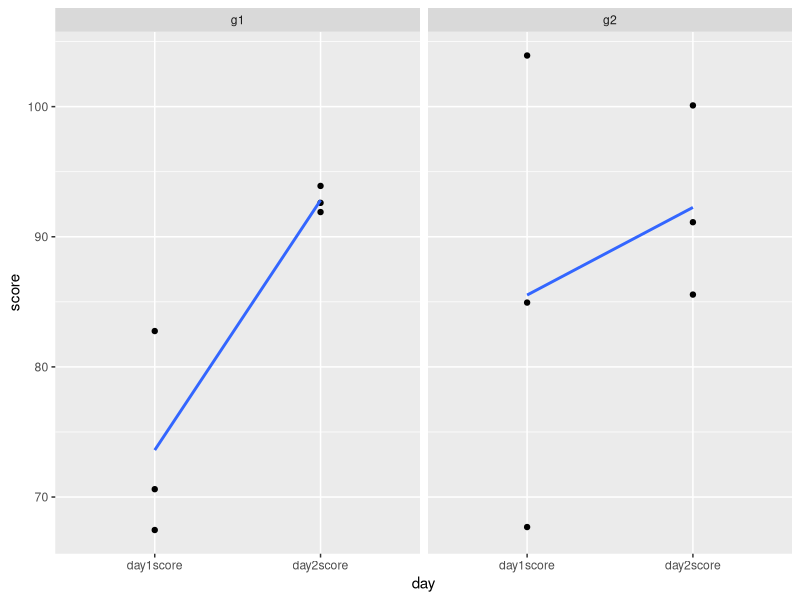

Write R code to recreate this figure.
library(tidyr)
library(ggplot2)

# Dados de notas em disciplinas
dados <- data.frame(
  Nome = c("Geografia", "Literatura", "Biologia"),
  Regiao_A = c(97, 80, 84),
  Regiao_B = c(86, 90, 91)
)
dados

?gather
dados %>%
  gather(Regiao, NotaFinal, Regiao_A:Regiao_B)


# Criando dados
set.seed(10)
df2 <- data.frame(
  id = 1:4,
  acao = sample(rep(c('controle', 'tratamento'), each = 2)),
  work.T1 = runif(4),
  home.T1 = runif(4),
  work.T2 = runif(4),
  home.T2 = runif(4)
)

df2

# Reshape 1
df2_organizado1 <- df2 %>%
  gather(key, time, -id, -acao)

df_test <- df2 %>%
  gather(key, time, -id:-home.T1)

df2_organizado1 %>% head(8)

# Reshape 2
?separate
df2_organizado2 <- df2_organizado1 %>%
  separate(key, into = c("localidade", "tempo"), sep = "\\.")

df2_organizado2 %>% head(8)

# If you want to split by any non-alphanumeric value (the default):
df <- data.frame(x = c(NA, "x.y", "x.z", "y.z"))
df %>% separate(x, c("A", "B"))

# If you just want the second variable:
df %>% separate(x, c(NA, "B"))

# If you just want the first variable:
df %>% separate(x, c("K", NA))


# If every row doesn't split into the same number of pieces, use
# the extra and fill arguments to control what happens:
df <- data.frame(x = c("x", "x y", "x y z", NA)) #erro devido ao split nao ser no mesmo tamanho de colunas informado
df %>% separate(x, c("a", "b"))

# The same behaviour as previous, but drops the c without warnings:
df %>% separate(x, c("a", "b"), extra = "drop", fill = "right") #remove o excedente a direita

# Opposite of previous, keeping the c and filling left:
df %>% separate(x, c("a", "b"), extra = "merge", fill = "left") #mantem a inconsistencia a esquerda 

# Or you can keep all three:
df %>% separate(x, c("a", "b", "c")) 

# To only split a specified number of times use extra:
df <- data.frame(x = c("x: 123", "y: error: 7"))

df %>% separate(x, c("key", "value"), ": ", extra = "warn")

df %>% separate(x, c("key", "value"), ": ", extra = "merge")

df %>% separate(x, c("key", "value"), ": ", extra = "drop")


# Use regular expressions to separate on multiple characters:
df <- data.frame(x = c(NA, "a1b", "c4d", "e9g"))
df %>% separate(x, c("A","B"), sep = "[0-9]")

# convert = TRUE detects column classes:
df <- data.frame(x = c("x:1", "x:2", "y:4", "z", NA))

df %>% separate(x, c("key","value"), ":") %>% str

df %>% separate(x, c("key","value"), ":", convert = TRUE) %>% str


# Mais um exemplo
set.seed(1)
df3 <- data.frame(
  participante = c("p1", "p2", "p3", "p4", "p5", "p6"),
  info = c("g1m", "g1m", "g1f", "g2m", "g2m", "g2m"),
  day1score = rnorm(n = 6, mean = 80, sd = 15),
  day2score = rnorm(n = 6, mean = 88, sd = 8)
)

print(df3)

# Reshape dos dados
df_gather <- df3 %>%
  gather(day, score, c(day1score, day2score))

?spread #reverte o gather()
df_gather %>%
  spread(day, score)


df_gather %>%
  separate(col = info, into = c("group", "gender"), 2)


?unite
df_gather %>%
  separate(col = info, into = c("group", "gender"), sep = 2) %>%
  unite(infoAgain, group, gender)


df3 %>%
  gather(day, score, c(day1score, day2score)) %>%
  separate(col = info, into = c("group", "gender"), sep = 2) %>%
  ggplot(aes(x = day, y = score)) +
  geom_point() +
  facet_wrap(~ group) +
  geom_smooth(method = "lm", aes(group = 1), se = F)
?aes
